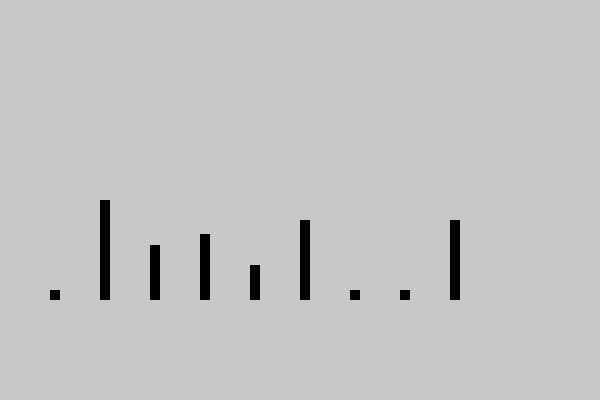
Frame 1 (no input)
Frame 2 (the mouse pressed at the canvas centre, redrawn once): identical to frame 1, image omitted

The Processing sketch that drew this single still picture (run headless with seeded random() and noise(); the mouse was pressed at the canvas centre and the sketch redrawn once):

// Processing sketch: bar
// ── bar.pde
float fakeData[] = {1.0, 10.0, 5.5, 6.6, 3.5, 8.0, 1.0, 1.0, 8.0};

void setup() {
	size(600, 400);
	ellipseMode(CORNER);
	noLoop();
}

void drawBar(float _height) {
	rect(0,0,10, - _height);
}

void draw() {
	background(200);
	fill(0, 0, 0);
	noStroke();

	pushMatrix();
	translate(50, 300);
	
	for(int i = 0; i < fakeData.length; i++) {
		drawBar(fakeData[i] * 10);
		translate(50, 0);
	}
	popMatrix();
}
